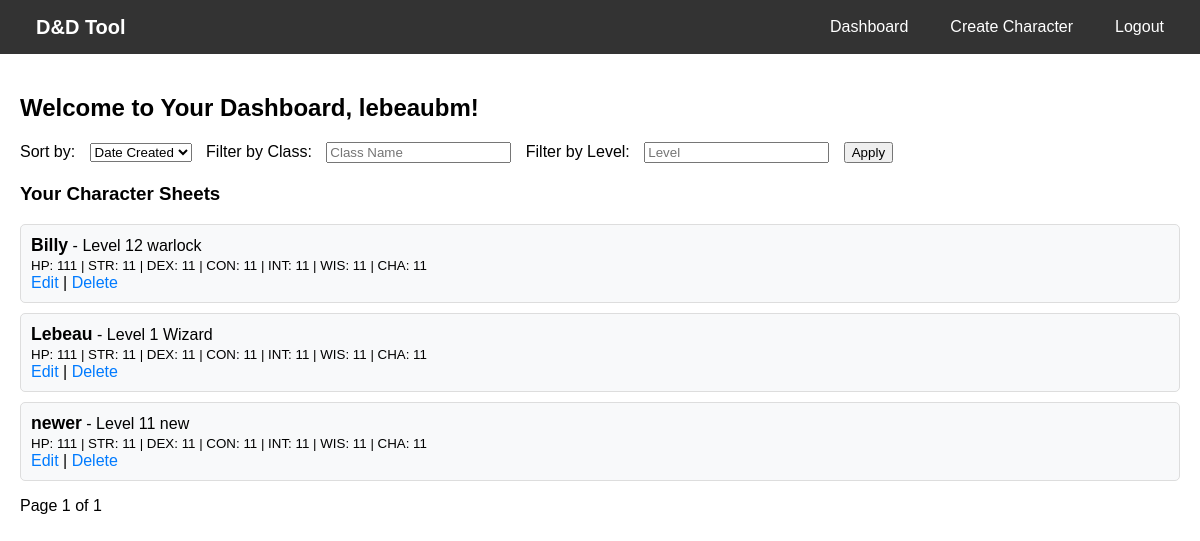
/accounts/dashboard/ (signed in), run on the app's committed database.
### accounts/models.py (models this page shows, shortened)
class CharacterSheet(models.Model):
    user = models.ForeignKey(User, on_delete=models.CASCADE)
    name = models.CharField(max_length=100)  # Required
    class_name = models.CharField(max_length=100, blank=True, null=True)
    level = models.PositiveIntegerField(default=1, blank=True, null=True)
    race = models.CharField(max_length=100, blank=True, null=True)
    alignment = models.CharField(max_length=50, blank=True, null=True)
    hit_points = models.PositiveIntegerField(default=10, blank=True, null=True)
    armor_class = models.PositiveIntegerField(default=10, blank=True, null=True)
    initiative = models.IntegerField(default=0, blank=True, null=True)
    speed = models.PositiveIntegerField(default=30, blank=True, null=True)
    strength = models.PositiveIntegerField(default=10, blank=True, null=True)
    dexterity = models.PositiveIntegerField(default=10, blank=True, null=True)
    constitution = models.PositiveIntegerField(default=10, blank=True, null=True)
    intelligence = models.PositiveIntegerField(default=10, blank=True, null=True)
    wisdom = models.PositiveIntegerField(default=10, blank=True, null=True)
    charisma = models.PositiveIntegerField(default=10, blank=True, null=True)
    saving_throw_strength = models.BooleanField(default=False)
    saving_throw_dexterity = models.BooleanField(default=False)
    saving_throw_constitution = models.BooleanField(default=False)
    saving_throw_intelligence = models.BooleanField(default=False)
    saving_throw_wisdom = models.BooleanField(default=False)
    saving_throw_charisma = models.BooleanField(default=False)
    spell_slots = models.JSONField(default=dict, blank=True, null=True)
    spells_known = models.TextField(blank=True, null=True)
    primary_attack_name = models.CharField(max_length=100, blank=True, null=True)
    primary_attack_type = models.CharField(max_length=20, choices=[('Melee', 'Melee'), ('Ranged', 'Ranged')], blank=True, null=True)
    primary_attack_bonus = models.IntegerField(default=0, blank=True, null=True)
    primary_attack_damage = models.CharField(max_length=20, blank=True, null=True)
    primary_attack_damage_type = models.CharField(max_length=20, blank=True, null=True)
    secondary_attack_name = models.CharField(max_length=100, blank=True, null=True)
    secondary_attack_type = models.CharField(max_length=20, blank=True, null=True)
    secondary_attack_bonus = models.IntegerField(default=0, blank=True, null=True)
    secondary_attack_damage = models.CharField(max_length=20, blank=True, null=True)
    secondary_attack_damage_type = models.CharField(max_length=20, blank=True, null=True)
    special_abilities = models.TextField(blank=True, null=True)
    reactions = models.TextField(blank=True, null=True)
    combat_role = models.CharField(max_length=50, blank=True, null=True)
    preferred_range = models.CharField(max_length=20, blank=True, null=True)
    attack_priority = models.CharField(max_length=50, blank=True, null=True)
    escape_threshold = models.PositiveIntegerField(default=20, blank=True, null=True)
    conditions = models.TextField(blank=True, null=True)
    temporary_hit_points = models.PositiveIntegerField(default=0, blank=True, null=True)
    ongoing_damage = models.CharField(max_length=50, blank=True, null=True)
    available_actions = models.JSONField(default=dict, blank=True, null=True)
    bonus_actions = models.JSONField(default=dict, blank=True, null=True)
    finished = models.BooleanField(default=False, editable=False)
    created_at = models.DateTimeField(auto_now_add=True)

### accounts/views.py (the view)
# urls.py: path('dashboard/', views.dashboard, name='dashboard'),
@login_required
def dashboard(request):
    sort_by = request.GET.get('sort', 'created_at')  # Default to sorting by creation date
    filter_class = request.GET.get('class', '')  # Filter by class name
    filter_level = request.GET.get('level', '')  # Filter by level
    character_sheets = CharacterSheet.objects.filter(user=request.user)
    if filter_class:
        character_sheets = character_sheets.filter(class_name__icontains=filter_class)
    if filter_level:
        character_sheets = character_sheets.filter(level=filter_level)
    if sort_by in ['name', 'level', 'created_at']:
        character_sheets = character_sheets.order_by(sort_by)
    paginator = Paginator(character_sheets, 10)
    page_number = request.GET.get('page')
    page_obj = paginator.get_page(page_number)
    return render(
        request,
        'accounts/dashboard.html',
        {
            'page_obj': page_obj,
            'sort_by': sort_by,
            'filter_class': filter_class,
            'filter_level': filter_level,
        }
    )

### accounts/templates/accounts/dashboard.html (shortened to what this page needs)
{% extends 'base.html' %}
{% block content %}
<h2>Welcome to Your Dashboard, {{ user.username }}!</h2>
<form method="get" style="margin-bottom: 20px;">
    <label for="sort">Sort by:</label>
    <select name="sort" id="sort">
        <option value="created_at" {% if sort_by == 'created_at' %}selected{% endif %}>Date Created</option>
    </select>
    <label for="class">Filter by Class:</label>
    <input type="text" name="class" id="class" placeholder="Class Name" value="{{ filter_class }}">
    <label for="level">Filter by Level:</label>
    <input type="number" name="level" id="level" placeholder="Level" value="{{ filter_level }}">
    <button type="submit">Apply</button>
</form>
<h3>Your Character Sheets</h3>
{% if page_obj %}
    <ul>
        {% for sheet in page_obj %}
            <li>
                <strong>{{ sheet.name }}</strong> - Level {{ sheet.level }} {{ sheet.class_name }}
                <br>
                <small>
                    HP: {{ sheet.hit_points }} | STR: {{ sheet.strength }} | DEX: {{ sheet.dexterity }}
                    | CON: {{ sheet.constitution }} | INT: {{ sheet.intelligence }} | WIS: {{ sheet.wisdom }}
                    | CHA: {{ sheet.charisma }}
                </small>
                <br>
                <a href="{% url 'character_edit' sheet.id %}">Edit</a> |
                <a href="{% url 'character_delete' sheet.id %}">Delete</a>
            </li>
        {% endfor %}
    </ul>
{% else %}
    <p>No character sheets found.</p>
{% endif %}
<div>
    <span>Page {{ page_obj.number }} of {{ page_obj.paginator.num_pages }}</span>
</div>
{% endblock %}

### templates/base.html (style rules this page uses)
body { margin: 0; font-family: Arial, sans-serif; }
ul { list-style: none; padding: 0; }
ul li { background: #f8f9fa; margin: 10px 0; padding: 10px; border: 1px solid #ddd; border-radius: 5px; }
ul li strong { font-size: 1.1em; }
a { text-decoration: none; color: #007bff; }
form { margin-bottom: 20px; }
form label { margin-right: 10px; }
form input, form select { margin-right: 10px; }

### data on the page
CharacterSheet: name "Billy", level "12", class_name "warlock", hit_points "111", strength "11", dexterity "11", constitution "11", intelligence "11", wisdom "11", charisma "11"
CharacterSheet: name "Lebeau", level "1", class_name "Wizard", hit_points "111", strength "11", dexterity "11", constitution "11", intelligence "11", wisdom "11", charisma "11"
CharacterSheet: name "newer", level "11", class_name "new", hit_points "111", strength "11", dexterity "11", constitution "11", intelligence "11", wisdom "11", charisma "11"

### other printed values
{{ user.username }} "lebeaubm"
{{ page_obj.number }} "1"
{{ page_obj.paginator.num_pages }} "1"
